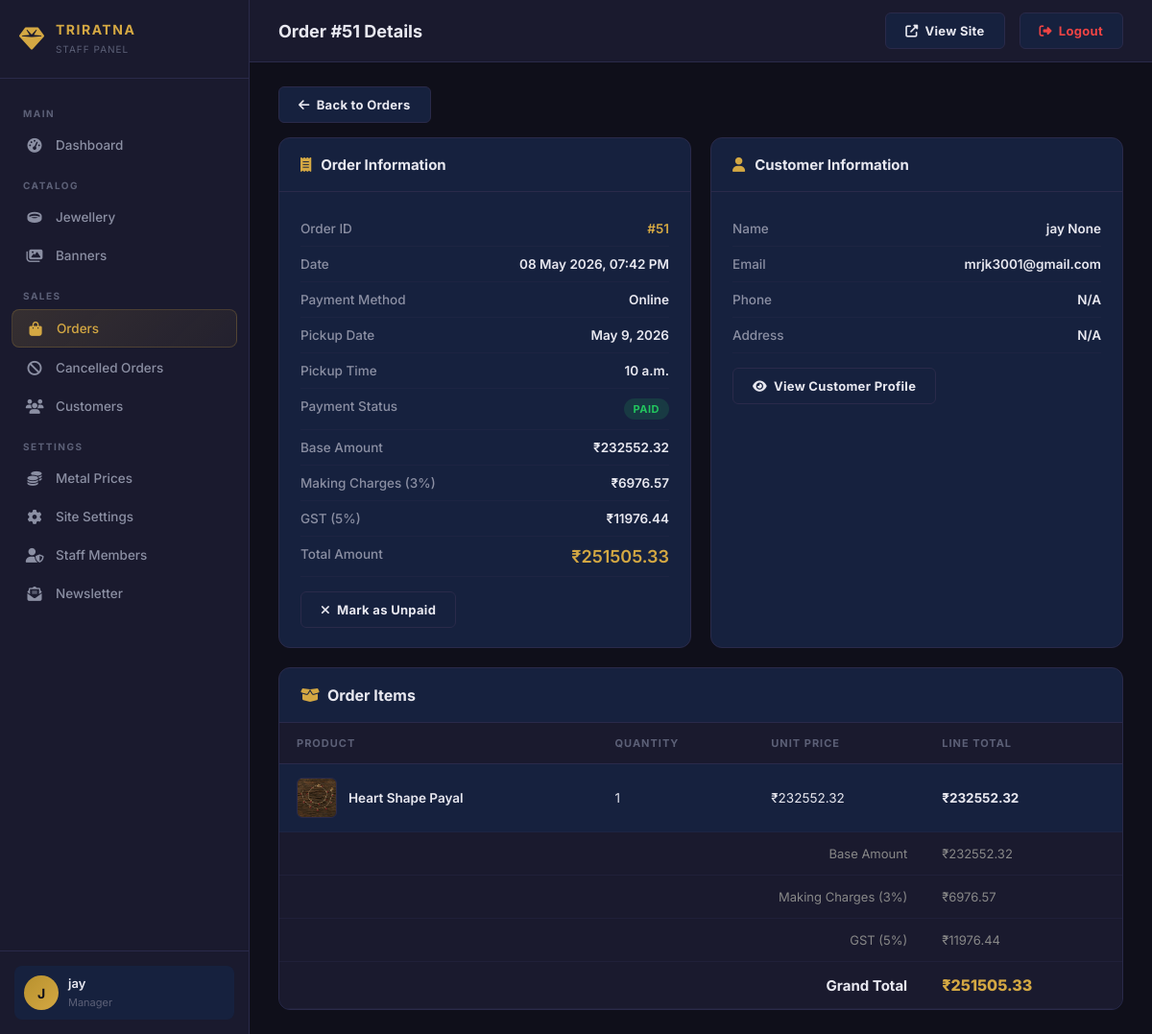
Page /staff-admin/orders/51/ (signed in) on the committed database.
### main/models.py (models this page shows, shortened)
class StaffUser(models.Model):
    ROLE_CHOICES = [
        ('manager', 'Manager'),
        ('sales', 'Sales Staff'),
        ('inventory', 'Inventory Staff'),
    ]
    name = models.CharField(max_length=100)
    email = models.EmailField(unique=True)
    password = models.CharField(max_length=255)
    role = models.CharField(max_length=20, choices=ROLE_CHOICES, default='sales')
    is_active = models.BooleanField(default=True)
    created_at = models.DateTimeField(auto_now_add=True)

class Order(models.Model):
    user = models.ForeignKey(RegisterUser, on_delete=models.CASCADE)
    base_amount = models.DecimalField(max_digits=12, decimal_places=2, default=0)
    making_charges = models.DecimalField(max_digits=12, decimal_places=2, default=0)
    discount_amount = models.DecimalField(max_digits=12, decimal_places=2, default=0)
    gst_amount = models.DecimalField(max_digits=12, decimal_places=2, default=0)
    total_amount = models.DecimalField(max_digits=12, decimal_places=2)
    payment_method = models.CharField(max_length=50) # 'pay_at_shop' or 'online'
    pickup_date = models.DateField(null=True, blank=True)
    pickup_time = models.TimeField(null=True, blank=True)
    order_date = models.DateTimeField(auto_now_add=True)
    is_paid = models.BooleanField(default=False)

class RegisterUser(models.Model):
    first_name = models.CharField(max_length=100,blank=True, null=True)
    last_name = models.CharField(max_length=100,blank=True, null=True)
    phone_number = models.CharField(max_length=15,blank=True, null=True)
    address = models.TextField(blank=True, null=True)
    email = models.EmailField(unique=True)
    password = models.CharField(max_length=255)

class OrderItem(models.Model):
    order = models.ForeignKey(Order, related_name='items', on_delete=models.CASCADE)
    jewellery = models.ForeignKey(Jewellery, on_delete=models.CASCADE)
    quantity = models.PositiveIntegerField()
    price = models.DecimalField(max_digits=12, decimal_places=2)
    @property
    def line_total(self):
        return self.price * self.quantity

class Jewellery(models.Model):
    MATERIAL_CHOICES = [
        ('gold', 'Gold'),
        ('silver', 'Silver'),
        ('platinum', 'Platinum'),
        ('diamond', 'Diamond'),
        ('ruby', 'Ruby'),
        ('emerald', 'Emerald'),
        ('others', 'Others'),
    ]
    material_type = models.CharField(max_length=20, choices=MATERIAL_CHOICES, default='gold')
    TYPE_CHOICES = [
        ('ring', 'Ring'),
        ('necklace', 'Necklace'),
        ('earring', 'Earring'),
        ('bracelet', 'Bracelet'),
        ('bangles','Bangles'),
        ('payal','payal')
    ]
    type = models.CharField(max_length=20, choices=TYPE_CHOICES, default='ring')
    name = models.CharField(max_length=200)
    image = models.ImageField(upload_to='jewellery/')
    weight = models.DecimalField(
        max_digits=10,
        decimal_places=3,
        default=0,
        help_text="Weight in grams (Use Carats for Diamond/Ruby weight equivalent in grams)"
    )
    karat = models.CharField(
        max_length=10,
        choices=[
            ('22K', '22 Karat'),
            ('24K', '24 Karat'),
            ('NA', 'Not Applicable')
        ],
        default='22K'
    )
    manual_rate = models.DecimalField(
        max_digits=10,
        decimal_places=2,
        default=0,
        help_text="Rate per gram (Applicable for non-gold/silver items)"
    )
    price = models.DecimalField(max_digits=12, decimal_places=2, editable=False, default=0)
    stock_quantity = models.PositiveIntegerField(default=1)
    is_in_stock = models.BooleanField(default=True)
    is_featured = models.BooleanField(default=False)
    is_best_seller = models.BooleanField(default=False)
    is_recommended = models.BooleanField(default=False)
    description = models.TextField(blank=True, null=True, help_text="Story and craftsmanship details for the editorial section")
    views_count = models.PositiveIntegerField(default=0)
    sales_count = models.PositiveIntegerField(default=0)

### main/staff_views.py (the view)
    def wrapper(request, *args, **kwargs):
        staff = get_staff_user(request)
        if not staff:
            messages.error(request, "Please login to access the admin panel.")
            return redirect('login')
        request.staff_user = staff
        return view_func(request, *args, **kwargs)

### templates/staff_admin/order_detail.html (shortened to what this page needs)
{% extends 'staff_admin/base.html' %}
{% block page_title %}Order #{{ order.id }} Details{% endblock %}
{% block content %}
<div style="margin-bottom:15px;">
    <a href="{% url 'staff_order_list' %}" class="action-btn btn-outline" style="display:inline-flex;">
        <i class="fa-solid fa-arrow-left"></i> Back to Orders
    </a>
</div>
<div class="detail-grid">
    <div class="detail-card">
        <div class="detail-header">
            <i class="fa-solid fa-receipt"></i> Order Information
        </div>
        <div class="detail-body">
            <div class="detail-row">
                <span class="detail-label">Order ID</span>
                <span class="detail-value" style="color:var(--gold);">#{{ order.id }}</span>
            </div>
            <div class="detail-row">
                <span class="detail-label">Date</span>
                <span class="detail-value">{{ order.order_date|date:"d M Y, h:i A" }}</span>
            </div>
            <div class="detail-row">
                <span class="detail-label">Payment Method</span>
                <span class="detail-value">
                    {% if order.payment_method == 'pay_at_shop' %}Pay at Shop{% else %}Online{% endif %}
                </span>
            </div>
            <div class="detail-row">
                <span class="detail-label">Pickup Date</span>
                <span class="detail-value">{{ order.pickup_date|default:"N/A" }}</span>
            </div>
            <div class="detail-row">
                <span class="detail-label">Pickup Time</span>
                <span class="detail-value">{{ order.pickup_time|default:"N/A" }}</span>
            </div>
            <div class="detail-row">
                <span class="detail-label">Payment Status</span>
                <span class="detail-value">
                    <span class="status-badge {% if order.is_paid %}paid{% else %}pending{% endif %}">
                        {% if order.is_paid %}Paid{% else %}Pending{% endif %}
                    </span>
                </span>
            </div>
            <div class="detail-row">
                <span class="detail-label">Base Amount</span>
                <span class="detail-value">₹{{ order.base_amount|floatformat:2 }}</span>
            </div>
            <div class="detail-row">
                <span class="detail-label">Making Charges (3%)</span>
                <span class="detail-value">₹{{ order.making_charges|floatformat:2 }}</span>
            </div>
            <div class="detail-row">
                <span class="detail-label">GST (5%)</span>
                <span class="detail-value">₹{{ order.gst_amount|floatformat:2 }}</span>
            </div>
            <div class="detail-row">
                <span class="detail-label">Total Amount</span>
                <span class="detail-value" style="font-size:18px;color:var(--gold);">₹{{ order.total_amount|floatformat:2 }}</span>
            </div>
            <div style="margin-top:15px;">
                <a href="{% url 'staff_order_toggle_paid' order.pk %}" class="action-btn {% if order.is_paid %}btn-outline{% else %}btn-success{% endif %}">
                    <i class="fa-solid {% if order.is_paid %}fa-xmark{% else %}fa-check{% endif %}"></i>
                    {% if order.is_paid %}Mark as Unpaid{% else %}Mark as Paid{% endif %}
                </a>
            </div>
        </div>
    </div>
    <div class="detail-card">
        <div class="detail-header">
            <i class="fa-solid fa-user"></i> Customer Information
        </div>
        <div class="detail-body">
            <div class="detail-row">
                <span class="detail-label">Name</span>
                <span class="detail-value">{{ order.user.first_name }} {{ order.user.last_name }}</span>
            </div>
            <div class="detail-row">
                <span class="detail-label">Email</span>
                <span class="detail-value">{{ order.user.email }}</span>
            </div>
            <div class="detail-row">
                <span class="detail-label">Phone</span>
                <span class="detail-value">{{ order.user.phone_number|default:"N/A" }}</span>
            </div>
            <div class="detail-row">
                <span class="detail-label">Address</span>
                <span class="detail-value">{{ order.user.address|default:"N/A" }}</span>
            </div>
            <div style="margin-top:15px;">
                <a href="{% url 'staff_customer_detail' order.user.pk %}" class="action-btn btn-outline">
                    <i class="fa-solid fa-eye"></i> View Customer Profile
                </a>
            </div>
        </div>
    </div>
</div>
<div class="data-section" style="margin-top:20px;">
    <div class="data-header">
        <h3><i class="fa-solid fa-box-open" style="color:var(--gold);margin-right:8px;"></i>Order Items</h3>
    </div>
    <table class="data-table">
        <thead>
            <tr>
                <th>Product</th>
                <th>Quantity</th>
                <th>Unit Price</th>
                <th>Line Total</th>
            </tr>
        </thead>
        <tbody>
            {% for item in items %}
            <tr>
                <td>
                    <div class="product-cell">
                        {% if item.jewellery.image %}
                        <img src="{{ item.jewellery.image.url }}" class="product-thumb">
                        {% endif %}
                        <span class="product-name">{{ item.jewellery.name }}</span>
                    </div>
                </td>
                <td>{{ item.quantity }}</td>
                <td>₹{{ item.price|floatformat:2 }}</td>
                <td style="font-weight:700;">₹{{ item.line_total|floatformat:2 }}</td>
            </tr>
            {% endfor %}
            <tr style="background:var(--bg-secondary);">
                <td colspan="3" style="text-align:right;font-size:13px;color:#888;">Base Amount</td>
                <td style="font-size:13px;color:#888;">₹{{ order.base_amount|floatformat:2 }}</td>
            </tr>
            <tr style="background:var(--bg-secondary);">
                <td colspan="3" style="text-align:right;font-size:13px;color:#888;">Making Charges (3%)</td>
                <td style="font-size:13px;color:#888;">₹{{ order.making_charges|floatformat:2 }}</td>
            </tr>
            <tr style="background:var(--bg-secondary);">
                <td colspan="3" style="text-align:right;font-size:13px;color:#888;">GST (5%)</td>
                <td style="font-size:13px;color:#888;">₹{{ order.gst_amount|floatformat:2 }}</td>
            </tr>
            <tr style="background:var(--bg-secondary);">
                <td colspan="3" style="text-align:right;font-weight:700;font-size:15px;">Grand Total</td>
                <td style="font-weight:800;font-size:16px;color:var(--gold);">₹{{ order.total_amount|floatformat:2 }}</td>
            </tr>
        </tbody>
    </table>
</div>
{% endblock %}

### templates/staff_admin/base.html (shortened to what this page needs)
{% load static %}
<!DOCTYPE html>
<html lang="en">
<head>
    <link rel="stylesheet" href="https://cdnjs.cloudflare.com/ajax/libs/font-awesome/6.5.1/css/all.min.css">
    <link rel="stylesheet" href="{% static 'css/staff_admin.css' %}?v=1.0">
</head>
<body>
    <div class="admin-layout">
        <aside class="admin-sidebar" id="adminSidebar">
            <div class="sidebar-brand">
                <i class="fa-solid fa-gem"></i>
                <div class="brand-text">
                    <h3>TRIRATNA</h3>
                    <span>Staff Panel</span>
                </div>
            </div>
            <nav class="sidebar-nav">
                <div class="nav-section-title">Main</div>
                <a href="{% url 'staff_dashboard' %}" class="nav-item {% if active_page == 'dashboard' %}active{% endif %}">
                    <i class="fa-solid fa-gauge-high"></i> Dashboard
                </a>
                <div class="nav-section-title">Catalog</div>
                <a href="{% url 'staff_jewellery_list' %}" class="nav-item {% if active_page == 'jewellery' %}active{% endif %}">
                    <i class="fa-solid fa-ring"></i> Jewellery
                </a>
                <a href="{% url 'staff_banner_list' %}" class="nav-item {% if active_page == 'banners' %}active{% endif %}">
                    <i class="fa-solid fa-images"></i> Banners
                </a>
                <div class="nav-section-title">Sales</div>
                <a href="{% url 'staff_order_list' %}" class="nav-item {% if active_page == 'orders' %}active{% endif %}">
                    <i class="fa-solid fa-bag-shopping"></i> Orders
                </a>
                <a href="{% url 'staff_cancelled_orders' %}" class="nav-item {% if active_page == 'cancelled' %}active{% endif %}">
                    <i class="fa-solid fa-ban"></i> Cancelled Orders
                </a>
                <a href="{% url 'staff_customer_list' %}" class="nav-item {% if active_page == 'customers' %}active{% endif %}">
                    <i class="fa-solid fa-users"></i> Customers
                </a>
                <div class="nav-section-title">Settings</div>
                <a href="{% url 'staff_metal_price' %}" class="nav-item {% if active_page == 'metal_price' %}active{% endif %}">
                    <i class="fa-solid fa-coins"></i> Metal Prices
                </a>
                <a href="{% url 'staff_site_settings' %}" class="nav-item {% if active_page == 'settings' %}active{% endif %}">
                    <i class="fa-solid fa-gear"></i> Site Settings
                </a>
                <a href="{% url 'staff_manage_list' %}" class="nav-item {% if active_page == 'staff' %}active{% endif %}">
                    <i class="fa-solid fa-user-shield"></i> Staff Members
                </a>
                <a href="{% url 'staff_newsletter_list' %}" class="nav-item {% if active_page == 'newsletter' %}active{% endif %}">
                    <i class="fa-solid fa-envelope-open-text"></i> Newsletter
                </a>
            </nav>
            <div class="sidebar-footer">
                <div class="sidebar-user">
                    <div class="user-avatar">{{ request.session.staff_name|first|upper }}</div>
                    <div class="user-info">
                        <h4>{{ request.session.staff_name }}</h4>
                        <span>{{ request.session.staff_role }}</span>
                    </div>
                </div>
            </div>
        </aside>
        <main class="admin-main">
            <header class="admin-header">
                <div style="display:flex;align-items:center;gap:12px;">
                    <h2 class="page-title">{% block page_title %}Dashboard{% endblock %}</h2>
                </div>
                <div class="header-actions">
                    <a href="{% url 'home' %}" class="action-btn btn-outline" target="_blank">
                        <i class="fa-solid fa-external-link-alt"></i> View Site
                    </a>
                    <a href="{% url 'staff_logout' %}" class="action-btn btn-outline" style="color:var(--accent-red);border-color:rgba(239,68,68,0.3);">
                        <i class="fa-solid fa-right-from-bracket"></i> Logout
                    </a>
                </div>
            </header>
            <div class="admin-content">
                {% block content %}{% endblock %}
            </div>
        </main>
    </div>
</body>
</html>

### rows in the picture
StaffUser: session.staff_role "Manager"
Order: id "51", order_date "08 May 2026, 07:42 PM", pickup_date "May 9, 2026", pickup_time "10 a.m.", base_amount "232552.32", making_charges "6976.57", gst_amount "11976.44", total_amount "251505.33", user.first_name "jay", user.last_name "None", user.email "mrjk3001@gmail.com", user.phone_number "N/A", user.address "N/A"
OrderItem: jewellery.image (picture), jewellery.name "Heart Shape Payal", quantity "1", price "232552.32", line_total "232552.32"

### other values in the picture
{{ request.session.staff_name|first|upper }} "J"
{{ request.session.staff_name }} "jay"
